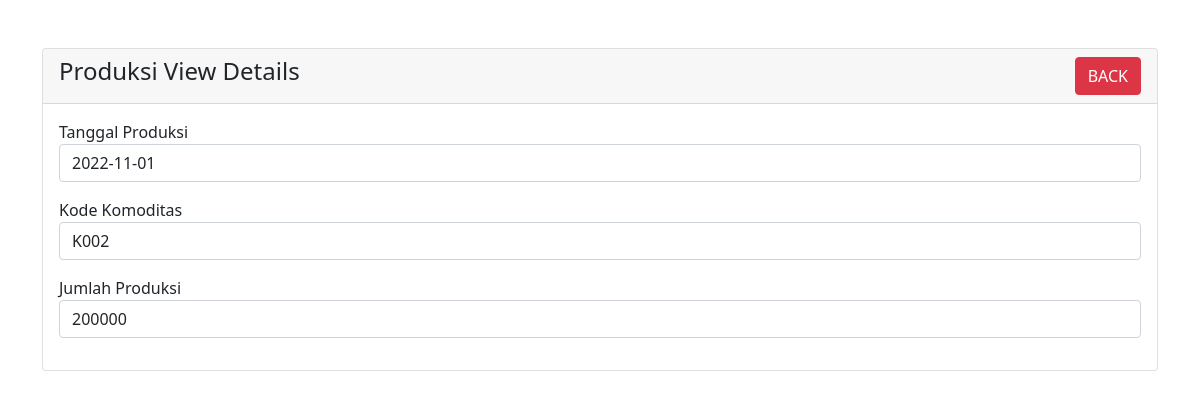
Page /component/produksi/produksi-view.php?date=2022-11-01 on the committed database.
### tables this page shows
CREATE TABLE `produksi` (
  `date` date NOT NULL,
  `komoditas` varchar(10) NOT NULL,
  `produksi` bigint(20) NOT NULL
);

### component/produksi/produksi-view.php (the view, shortened to what this page needs)
<?php
require '../../config.php';
?>
<!doctype html>
<html lang="en">
  <head>
    <link href="https://cdn.jsdelivr.net/npm/bootstrap@5.1.3/dist/css/bootstrap.min.css" rel="stylesheet">
</head>
<body>
    <div class="container mt-5">
        <div class="row">
            <div class="col-md-12">
                <div class="card">
                    <div class="card-header">
                        <h4>Produksi View Details
                            <a href="../../index.php" class="btn btn-danger float-end">BACK</a>
                        </h4>
                    </div>
                    <div class="card-body">
                        <?php
                        if(isset($_GET['date']))
                        {
                            $produksi_date = mysqli_real_escape_string($con, $_GET['date']);
                            $query = "SELECT * FROM produksi WHERE date='$produksi_date' ";
                            $query_run = mysqli_query($con, $query);
                            if(mysqli_num_rows($query_run) > 0)
                            {
                                $produksi = mysqli_fetch_array($query_run);
                                ?>
                                    <div class="mb-3">
                                        <label>Tanggal Produksi</label>
                                        <p class="form-control">
                                            <?=$produksi['date'];?>
                                        </p>
                                    </div>
                                    <div class="mb-3">
                                        <label>Kode Komoditas</label>
                                        <p class="form-control">
                                            <?=$produksi['komoditas'];?>
                                        </p>
                                    </div>
                                    <div class="mb-3">
                                        <label>Jumlah Produksi</label>
                                        <p class="form-control">
                                            <?=$produksi['produksi'];?>
                                        </p>
                                    </div>
                                <?php
                            }
                            else
                            {
                                echo "<h4>No Such Id Found</h4>";
                            }
                        }
                        ?>
                    </div>
                </div>
            </div>
        </div>
    </div>
</body>
</html>

### rows in the picture
produksi: date "2022-11-01", komoditas "K002", produksi "200000"
